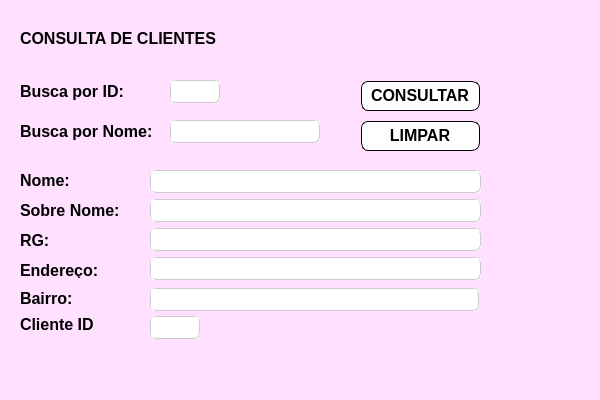
<?xml version="1.0" encoding="UTF-8"?>
<ui version="4.0">
 <class>Janela_Clientes_Consulta</class>
 <widget class="QMainWindow" name="Janela_Clientes_Consulta">
  <property name="geometry">
   <rect>
    <x>0</x>
    <y>0</y>
    <width>600</width>
    <height>400</height>
   </rect>
  </property>
  <property name="cursor">
   <cursorShape>ArrowCursor</cursorShape>
  </property>
  <property name="windowTitle">
   <string>Consulta Clientes</string>
  </property>
  <property name="styleSheet">
   <string notr="true">background-color: rgb(255, 225, 255);</string>
  </property>
  <widget class="QWidget" name="centralwidget">
   <widget class="QLabel" name="lblRg">
    <property name="geometry">
     <rect>
      <x>20</x>
      <y>232</y>
      <width>121</width>
      <height>16</height>
     </rect>
    </property>
    <property name="font">
     <font>
      <pointsize>12</pointsize>
      <weight>75</weight>
      <bold>true</bold>
     </font>
    </property>
    <property name="text">
     <string>RG:</string>
    </property>
   </widget>
   <widget class="QWidget" name="layoutWidget">
    <property name="geometry">
     <rect>
      <x>150</x>
      <y>170</y>
      <width>331</width>
      <height>112</height>
     </rect>
    </property>
    <layout class="QVBoxLayout" name="verticalLayout">
     <item>
      <widget class="QLineEdit" name="txtNomeClienteConsulta">
       <property name="font">
        <font>
         <pointsize>12</pointsize>
        </font>
       </property>
       <property name="styleSheet">
        <string notr="true">background-color: rgb(255, 255, 255);
border-radius: 5px;
border-style: groove;
border-width: 1px;
border-color: rgb(204, 204, 204)</string>
       </property>
      </widget>
     </item>
     <item>
      <widget class="QLineEdit" name="txtSobreNomeClienteConsulta">
       <property name="font">
        <font>
         <pointsize>12</pointsize>
        </font>
       </property>
       <property name="styleSheet">
        <string notr="true">background-color: rgb(255, 255, 255);
border-radius: 5px;
border-style: groove;
border-width: 1px;
border-color: rgb(204, 204, 204)</string>
       </property>
      </widget>
     </item>
     <item>
      <widget class="QLineEdit" name="txtRgClienteConsulta">
       <property name="font">
        <font>
         <pointsize>12</pointsize>
        </font>
       </property>
       <property name="styleSheet">
        <string notr="true">background-color: rgb(255, 255, 255);
border-radius: 5px;
border-style: groove;
border-width: 1px;
border-color: rgb(204, 204, 204)</string>
       </property>
      </widget>
     </item>
     <item>
      <widget class="QLineEdit" name="txt_EnderecoConsulta">
       <property name="font">
        <font>
         <pointsize>12</pointsize>
        </font>
       </property>
       <property name="styleSheet">
        <string notr="true">background-color: rgb(255, 255, 255);
border-radius: 5px;
border-style: groove;
border-width: 1px;
border-color: rgb(204, 204, 204)</string>
       </property>
      </widget>
     </item>
    </layout>
   </widget>
   <widget class="QLabel" name="lblNomeCl">
    <property name="geometry">
     <rect>
      <x>20</x>
      <y>172</y>
      <width>121</width>
      <height>16</height>
     </rect>
    </property>
    <property name="font">
     <font>
      <pointsize>12</pointsize>
      <weight>75</weight>
      <bold>true</bold>
     </font>
    </property>
    <property name="text">
     <string>Nome:</string>
    </property>
   </widget>
   <widget class="QLabel" name="lblSobreNome">
    <property name="geometry">
     <rect>
      <x>20</x>
      <y>202</y>
      <width>121</width>
      <height>16</height>
     </rect>
    </property>
    <property name="font">
     <font>
      <pointsize>12</pointsize>
      <weight>75</weight>
      <bold>true</bold>
     </font>
    </property>
    <property name="text">
     <string>Sobre Nome:</string>
    </property>
   </widget>
   <widget class="QPushButton" name="btnConsultaIdCliente">
    <property name="geometry">
     <rect>
      <x>360</x>
      <y>80</y>
      <width>120</width>
      <height>31</height>
     </rect>
    </property>
    <property name="font">
     <font>
      <pointsize>12</pointsize>
      <weight>75</weight>
      <bold>true</bold>
     </font>
    </property>
    <property name="styleSheet">
     <string notr="true">background-color: rgb(255, 255, 255);
border-radius: 8px;
border-style: groove;
border-width: 2px
</string>
    </property>
    <property name="text">
     <string>CONSULTAR</string>
    </property>
   </widget>
   <widget class="QLabel" name="label_3">
    <property name="geometry">
     <rect>
      <x>20</x>
      <y>30</y>
      <width>221</width>
      <height>16</height>
     </rect>
    </property>
    <property name="font">
     <font>
      <pointsize>12</pointsize>
      <weight>75</weight>
      <bold>true</bold>
     </font>
    </property>
    <property name="text">
     <string>CONSULTA DE CLIENTES</string>
    </property>
   </widget>
   <widget class="QLabel" name="lblEndereco">
    <property name="geometry">
     <rect>
      <x>20</x>
      <y>262</y>
      <width>121</width>
      <height>16</height>
     </rect>
    </property>
    <property name="font">
     <font>
      <pointsize>12</pointsize>
      <weight>75</weight>
      <bold>true</bold>
     </font>
    </property>
    <property name="text">
     <string>Endereço:</string>
    </property>
   </widget>
   <widget class="QLabel" name="lblNome_BuscaIdCl">
    <property name="geometry">
     <rect>
      <x>20</x>
      <y>80</y>
      <width>121</width>
      <height>23</height>
     </rect>
    </property>
    <property name="font">
     <font>
      <pointsize>12</pointsize>
      <weight>75</weight>
      <bold>true</bold>
     </font>
    </property>
    <property name="text">
     <string>Busca por ID:</string>
    </property>
   </widget>
   <widget class="QLabel" name="lblNome_BuscaNomCl">
    <property name="geometry">
     <rect>
      <x>20</x>
      <y>120</y>
      <width>151</width>
      <height>23</height>
     </rect>
    </property>
    <property name="font">
     <font>
      <pointsize>12</pointsize>
      <weight>75</weight>
      <bold>true</bold>
     </font>
    </property>
    <property name="text">
     <string>Busca por Nome:</string>
    </property>
   </widget>
   <widget class="QLineEdit" name="txtconsultaClienteId">
    <property name="geometry">
     <rect>
      <x>170</x>
      <y>80</y>
      <width>50</width>
      <height>23</height>
     </rect>
    </property>
    <property name="font">
     <font>
      <pointsize>12</pointsize>
      <weight>50</weight>
      <italic>false</italic>
      <bold>false</bold>
     </font>
    </property>
    <property name="styleSheet">
     <string notr="true">background-color: rgb(255, 255, 255);
border-radius: 5px;
border-style: groove;
border-width: 1px;
border-color: rgb(204, 204, 204)</string>
    </property>
   </widget>
   <widget class="QLineEdit" name="txtconsultaClienteNome">
    <property name="geometry">
     <rect>
      <x>170</x>
      <y>120</y>
      <width>150</width>
      <height>23</height>
     </rect>
    </property>
    <property name="font">
     <font>
      <pointsize>12</pointsize>
      <weight>50</weight>
      <italic>false</italic>
      <bold>false</bold>
     </font>
    </property>
    <property name="styleSheet">
     <string notr="true">background-color: rgb(255, 255, 255);
border-radius: 5px;
border-style: groove;
border-width: 1px;
border-color: rgb(204, 204, 204)</string>
    </property>
   </widget>
   <widget class="QLineEdit" name="txtBairroConsulta">
    <property name="geometry">
     <rect>
      <x>150</x>
      <y>288</y>
      <width>329</width>
      <height>23</height>
     </rect>
    </property>
    <property name="font">
     <font>
      <pointsize>12</pointsize>
     </font>
    </property>
    <property name="styleSheet">
     <string notr="true">background-color: rgb(255, 255, 255);
border-radius: 5px;
border-style: groove;
border-width: 1px;
border-color: rgb(204, 204, 204)</string>
    </property>
   </widget>
   <widget class="QLabel" name="label">
    <property name="geometry">
     <rect>
      <x>20</x>
      <y>290</y>
      <width>71</width>
      <height>16</height>
     </rect>
    </property>
    <property name="font">
     <font>
      <pointsize>12</pointsize>
      <weight>75</weight>
      <bold>true</bold>
     </font>
    </property>
    <property name="text">
     <string>Bairro:</string>
    </property>
   </widget>
   <widget class="QPushButton" name="btnLimparCliente">
    <property name="geometry">
     <rect>
      <x>360</x>
      <y>120</y>
      <width>120</width>
      <height>31</height>
     </rect>
    </property>
    <property name="font">
     <font>
      <pointsize>12</pointsize>
      <weight>75</weight>
      <bold>true</bold>
     </font>
    </property>
    <property name="styleSheet">
     <string notr="true">background-color: rgb(255, 255, 255);
border-radius: 8px;
border-style: groove;
border-width: 2px
</string>
    </property>
    <property name="text">
     <string>LIMPAR</string>
    </property>
   </widget>
   <widget class="QLabel" name="label_2">
    <property name="geometry">
     <rect>
      <x>20</x>
      <y>316</y>
      <width>81</width>
      <height>16</height>
     </rect>
    </property>
    <property name="font">
     <font>
      <pointsize>12</pointsize>
      <weight>75</weight>
      <bold>true</bold>
     </font>
    </property>
    <property name="text">
     <string>Cliente ID</string>
    </property>
   </widget>
   <widget class="QLineEdit" name="txtClienteIdConsulta">
    <property name="geometry">
     <rect>
      <x>150</x>
      <y>316</y>
      <width>50</width>
      <height>23</height>
     </rect>
    </property>
    <property name="font">
     <font>
      <pointsize>12</pointsize>
     </font>
    </property>
    <property name="styleSheet">
     <string notr="true">background-color: rgb(255, 255, 255);
border-radius: 5px;
border-style: groove;
border-width: 1px;
border-color: rgb(204, 204, 204)</string>
    </property>
   </widget>
  </widget>
  <widget class="QMenuBar" name="menubar">
   <property name="geometry">
    <rect>
     <x>0</x>
     <y>0</y>
     <width>600</width>
     <height>21</height>
    </rect>
   </property>
  </widget>
  <widget class="QStatusBar" name="statusbar"/>
 </widget>
 <resources/>
 <connections/>
</ui>
